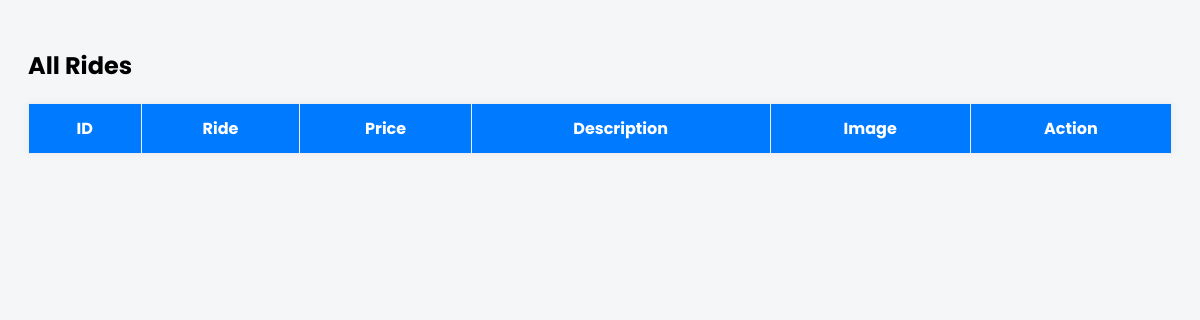
The page /view_rides_admin.php (signed in) on the database as committed earlier.
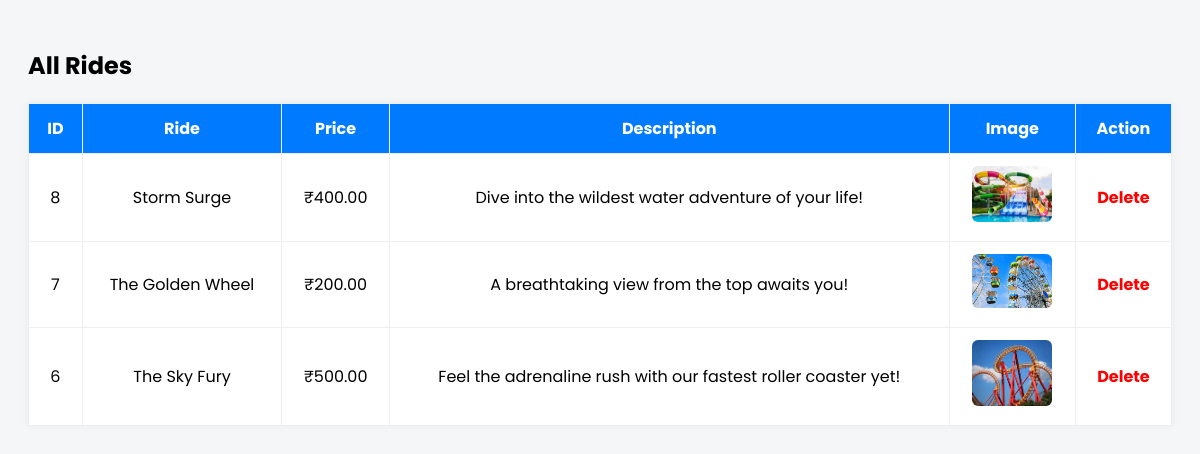
The same page on the database as committed later.
### tables this page shows
CREATE TABLE `rides` (
  `id` int(11) NOT NULL,
  `name` varchar(255) NOT NULL,
  `price` decimal(10,2) NOT NULL,
  `description` text NOT NULL,
  `image` varchar(255) NOT NULL
);

### view_rides_admin.php (the view, shortened to what this page needs)
<?php
require 'config.php';
$rides = $conn->query("SELECT * FROM rides ORDER BY id DESC")->fetchAll(PDO::FETCH_ASSOC);
?>
<!DOCTYPE html>
<html>
<head>
</head>
<body>
<h2>All Rides</h2>
<table>
  <tr>
    <th>ID</th>
    <th>Ride</th>
    <th>Price</th>
    <th>Description</th>
    <th>Image</th>
    <th>Action</th>
  </tr>
  <?php foreach ($rides as $ride): ?>
  <tr>
    <td><?= $ride['id'] ?></td>
    <td><?= $ride['name'] ?></td>
    <td>₹<?= $ride['price'] ?></td>
    <td><?= $ride['description'] ?></td>
    <td><img src="images/rides/<?= $ride['image'] ?>" alt="<?= $ride['name'] ?>"></td>
     <td>
      <a class="delete-btn" href="delete_ride.php?id=<?= $ride['id'] ?>" onclick="return confirm('Are you sure you want to delete this ride?')">Delete</a>
    </td>
  </tr>
  <?php endforeach; ?>
</table>
</body>
</html>

### view_rides_admin.php (style rules this page uses)
body { font-family: 'Poppins', sans-serif; background: #f4f6f8; padding: 20px; }
table { width: 100%; border-collapse: collapse; background: white; box-shadow: 0 0 8px rgba(0,0,0,0.05); margin-top: 20px; }
th, td { padding: 12px 15px; text-align: center; border: 1px solid #eee; }
th { background: #007bff; color: white; }
img { width: 80px; height: auto; border-radius: 6px; }
.delete-btn { color: red; text-decoration: none; font-weight: bold; }

Rows that differ between the two databases and show on the page:
added rides: id "8", name "Storm Surge", price "400.00", description "Dive into the wildest water adventure of your life!", image (picture)
added rides: id "7", name "The Golden Wheel", price "200.00", description "A breathtaking view from the top awaits you!", image (picture)
added rides: id "6", name "The Sky Fury", price "500.00", description "Feel the adrenaline rush with our fastest roller coaster yet!", image (picture)
